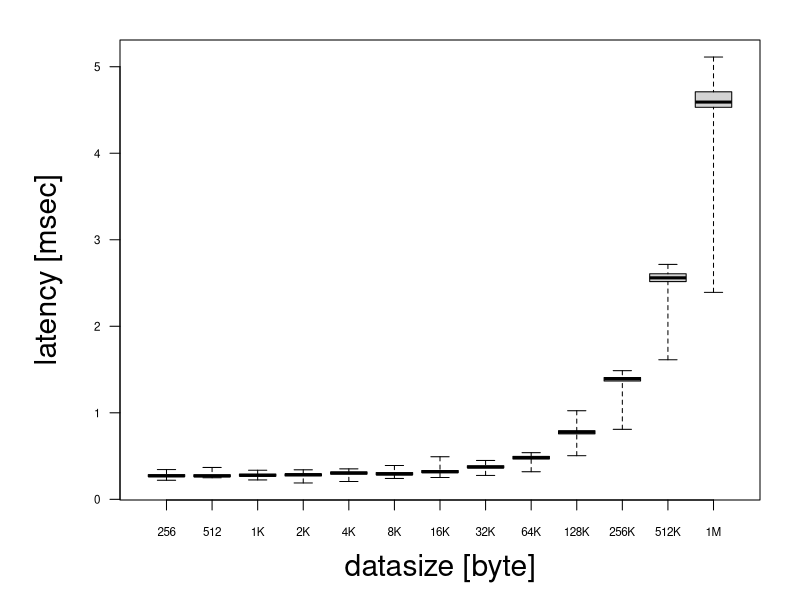
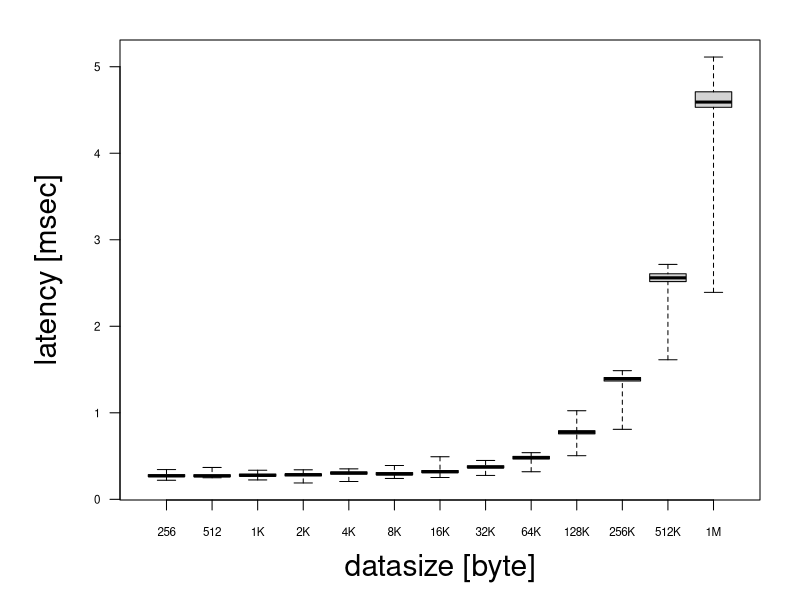
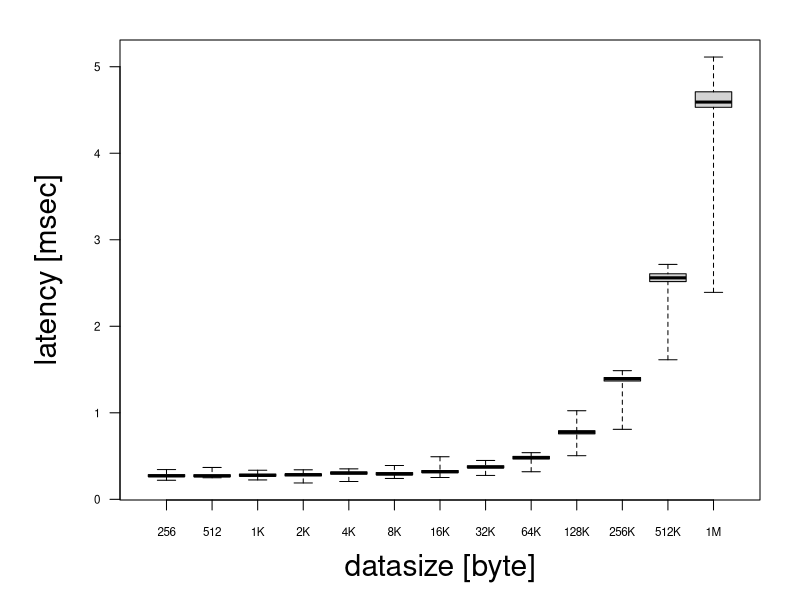

These figures' R source, in order:
## read file data
d1 <- read.table("./transport_time/transport_time_256byte.txt")
d2 <- read.table("./transport_time/transport_time_512byte.txt")
d3 <- read.table("./transport_time/transport_time_1Kbyte.txt")
d4 <- read.table("./transport_time/transport_time_2Kbyte.txt")
d5 <- read.table("./transport_time/transport_time_4Kbyte.txt")
d6 <- read.table("./transport_time/transport_time_8Kbyte.txt")
d7 <- read.table("./transport_time/transport_time_16Kbyte.txt")
d8 <- read.table("./transport_time/transport_time_32Kbyte.txt")
d9 <- read.table("./transport_time/transport_time_64Kbyte.txt")
d10 <- read.table("./transport_time/transport_time_128Kbyte.txt")
d11 <- read.table("./transport_time/transport_time_256Kbyte.txt")
d12 <- read.table("./transport_time/transport_time_512Kbyte.txt")
d13 <- read.table("./transport_time/transport_time_1Mbyte.txt")
#d14 <- read.table("./transport_time/transport_time_2Mbyte.txt")
#d15 <- read.table("./transport_time/transport_time_4Mbyte.txt")

## marge data.frames
data <- cbind(d1, d2, d3, d4, d5, d6, d7, d8, d9, d10, d11, d12, d13) 

data <- as.matrix(data)                 # convert data type from data.frame into matrix

data <- data[11:110,]                  # extract 100 samples from 120 samples

data <- data * 1000                    # convert unit from sec to msec

## define item's name
colnames(data) <- c("256", "512", "1K", "2K", "4K", "8K", "16K", "32K", "64K", "128K", "256K", "512K", "1M")              


## graphic function
simple_BoxPlot <- function(data) {
    par(
        mar=c(5,6,2,2),                     # margin
        font.lab=15,                        # label font
        font.axis=15,                       # axis font
        cex.lab=1.8,                        # label font size
        cex.axis=0.7,                       # axis font size
        las=1                               # style
    )
    boxplot(
        data,
        xlab="datasize [byte]",             # x-axis label
        ylab="latency [msec]",              # y-axis label
#        ylim=c(0, 6),                     # y-axis data span
        range = 0                          # include outliers into boxplot
    )
}


## output file as pdf
pdf("simple_BoxPlot.pdf")            # start rendering graph as "BoxPlot.pdf"
simple_BoxPlot(data)
dev.off()                               # close rendering

## output file as eps
postscript("simple_BoxPlot.eps", horizontal = F, width = 10, height = 6)
simple_BoxPlot(data)
dev.off()

## output file as png
png("simple_BoxPlot.png", width = 800, height =600)
simple_BoxPlot(data)
dev.off()

